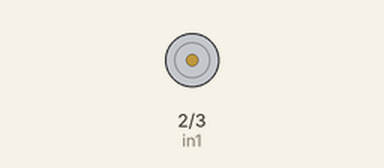
This sketch was run on a simulated Arduino Uno, built with avr-gcc and run on an emulated ATmega328P. Shown: motor-driver pin pairs drawn as motors (green arrow = first pin HIGH = forward, orange = second pin HIGH = backward, longer = more drive, scaled by the enable pin).

Above: at 0.05 s.
At 1.65 s:
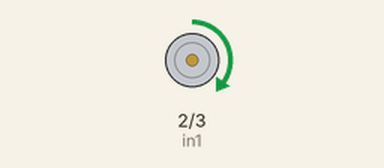
At 3.35 s:
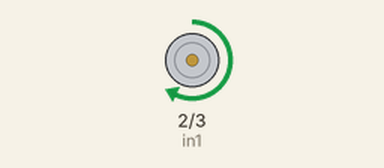
At 6.65 s:
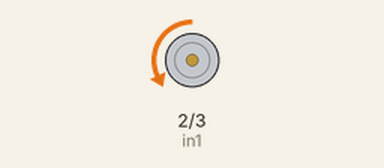
Timing chart, 0 to 7.0 s (numbered marks = the images above):
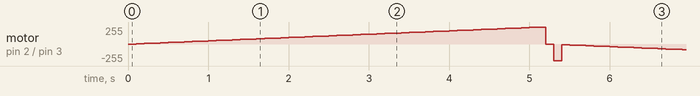

The sketch:

motor_DC.ino
```cpp
int pwmPin = 9;
int in1 = 2;
int in2 = 3;

void setup() {
  pinMode(pwmPin,OUTPUT);
  pinMode(in1,OUTPUT);
  pinMode(in2,OUTPUT);
}

void loop() {
  //Sentido horário
  int in1State = HIGH;
  int in2State = LOW;
  digitalWrite(in1, in1State);
  digitalWrite(in2, in2State);
  for (int fadeValue = 0 ; fadeValue <= 255; fadeValue += 5) {
    analogWrite(pwmPin, fadeValue);
    delay(100);
  }

  //Sentido anti-horário
  in1State = LOW;
  in2State = HIGH;
  digitalWrite(in1, in1State);
  digitalWrite(in2, in2State);
  for (int fadeValue = 0 ; fadeValue <= 255; fadeValue += 5) {
    analogWrite(pwmPin, fadeValue);
    delay(100);
  }
}
```

Measured:
- by itself, motor on pin 2 (in1) / pin 3 (in2): stopped → forward 5/255 at 0.10 s, → forward 10/255 0.10 s later, → forward 15/255 0.10 s later, → forward 20/255 0.10 s later, … (399 changes in this stretch)
